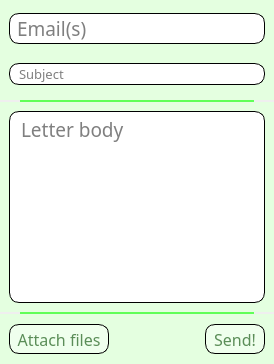
            <widget class="QWidget" name="LTP_New">
             <layout class="QVBoxLayout" name="verticalLayout">
              <property name="spacing">
               <number>0</number>
              </property>
              <property name="leftMargin">
               <number>0</number>
              </property>
              <property name="topMargin">
               <number>0</number>
              </property>
              <property name="rightMargin">
               <number>0</number>
              </property>
              <property name="bottomMargin">
               <number>0</number>
              </property>
              <item>
               <widget class="QWidget" name="MainLetterWidget" native="true">
                <layout class="QVBoxLayout" name="verticalLayout_2">
                 <property name="spacing">
                  <number>0</number>
                 </property>
                 <property name="leftMargin">
                  <number>0</number>
                 </property>
                 <property name="topMargin">
                  <number>0</number>
                 </property>
                 <property name="rightMargin">
                  <number>0</number>
                 </property>
                 <property name="bottomMargin">
                  <number>0</number>
                 </property>
                 <item>
                  <widget class="QWidget" name="LetterInfoWidget" native="true">
                   <property name="sizePolicy">
                    <sizepolicy hsizetype="Expanding" vsizetype="Expanding">
                     <horstretch>0</horstretch>
                     <verstretch>0</verstretch>
                    </sizepolicy>
                   </property>
                   <property name="minimumSize">
                    <size>
                     <width>0</width>
                     <height>100</height>
                    </size>
                   </property>
                   <property name="maximumSize">
                    <size>
                     <width>16777215</width>
                     <height>100</height>
                    </size>
                   </property>
                   <property name="font">
                    <font>
                     <family>Titillium Web</family>
                     <pointsize>14</pointsize>
                    </font>
                   </property>
                   <property name="styleSheet">
                    <string notr="true">background-color: rgb(228, 255, 224);</string>
                   </property>
                   <layout class="QVBoxLayout" name="verticalLayout_3">
                    <property name="leftMargin">
                     <number>9</number>
                    </property>
                    <property name="topMargin">
                     <number>0</number>
                    </property>
                    <property name="rightMargin">
                     <number>9</number>
                    </property>
                    <property name="bottomMargin">
                     <number>0</number>
                    </property>
                    <item>
                     <widget class="QLineEdit" name="EmailLine">
                      <property name="font">
                       <font>
                        <family>Titillium Web</family>
                        <pointsize>14</pointsize>
                       </font>
                      </property>
                      <property name="styleSheet">
                       <string notr="true">QLineEdit
{
    border: 1px solid black;
    border-radius: 10px;
    background: white;
	color: black;
	padding: 0px 5px;
}</string>
                      </property>
                      <property name="placeholderText">
                       <string>Email(s)</string>
                      </property>
                     </widget>
                    </item>
                    <item>
                     <widget class="QLineEdit" name="SubjectLine">
                      <property name="font">
                       <font>
                        <family>Titillium Web</family>
                        <pointsize>10</pointsize>
                       </font>
                      </property>
                      <property name="styleSheet">
                       <string notr="true">QLineEdit
{
    border: 1px solid black;
    border-radius: 10px;
    background: white;
	color: black;
	padding: 0px 7px;
}</string>
                      </property>
                      <property name="placeholderText">
                       <string>Subject</string>
                      </property>
                     </widget>
                    </item>
                   </layout>
                  </widget>
                 </item>
                 <item>
                  <widget class="QWidget" name="Div_2" native="true">
                   <property name="sizePolicy">
                    <sizepolicy hsizetype="Expanding" vsizetype="Fixed">
                     <horstretch>0</horstretch>
                     <verstretch>0</verstretch>
                    </sizepolicy>
                   </property>
                   <property name="minimumSize">
                    <size>
                     <width>0</width>
                     <height>2</height>
                    </size>
                   </property>
                   <property name="maximumSize">
                    <size>
                     <width>16777215</width>
                     <height>2</height>
                    </size>
                   </property>
                   <property name="styleSheet">
                    <string notr="true">background-color: rgb(96, 255, 88);
margin-left: 20px;
margin-right: 20px;</string>
                   </property>
                  </widget>
                 </item>
                 <item>
                  <widget class="QWidget" name="LetterBodyWidget" native="true">
                   <property name="sizePolicy">
                    <sizepolicy hsizetype="Expanding" vsizetype="Expanding">
                     <horstretch>0</horstretch>
                     <verstretch>0</verstretch>
                    </sizepolicy>
                   </property>
                   <property name="styleSheet">
                    <string notr="true">background-color: rgb(228, 255, 224);
</string>
                   </property>
                   <layout class="QGridLayout" name="gridLayout_3">
                    <property name="leftMargin">
                     <number>9</number>
                    </property>
                    <property name="rightMargin">
                     <number>9</number>
                    </property>
                    <item row="1" column="0">
                     <widget class="QTextEdit" name="LetterBodyText">
                      <property name="font">
                       <font>
                        <family>Titillium Web</family>
                        <pointsize>14</pointsize>
                       </font>
                      </property>
                      <property name="styleSheet">
                       <string notr="true">    border: 1px solid black;
    border-radius: 10px;
    background: white;
	color: black;
	padding: 0px 7px;</string>
                      </property>
                      <property name="placeholderText">
                       <string>Letter body</string>
                      </property>
                     </widget>
                    </item>
                   </layout>
                  </widget>
                 </item>
                 <item>
                  <widget class="QWidget" name="Div_3" native="true">
                   <property name="sizePolicy">
                    <sizepolicy hsizetype="Expanding" vsizetype="Fixed">
                     <horstretch>0</horstretch>
                     <verstretch>0</verstretch>
                    </sizepolicy>
                   </property>
                   <property name="minimumSize">
                    <size>
                     <width>0</width>
                     <height>2</height>
                    </size>
                   </property>
                   <property name="maximumSize">
                    <size>
                     <width>16777215</width>
                     <height>2</height>
                    </size>
                   </property>
                   <property name="styleSheet">
                    <string notr="true">background-color: rgb(96, 255, 88);
margin-left: 20px;
margin-right: 20px;</string>
                   </property>
                  </widget>
                 </item>
                 <item>
                  <widget class="QWidget" name="LetterManipulationWidget" native="true">
                   <property name="sizePolicy">
                    <sizepolicy hsizetype="Expanding" vsizetype="Fixed">
                     <horstretch>0</horstretch>
                     <verstretch>0</verstretch>
                    </sizepolicy>
                   </property>
                   <property name="minimumSize">
                    <size>
                     <width>0</width>
                     <height>50</height>
                    </size>
                   </property>
                   <property name="styleSheet">
                    <string notr="true">background-color: rgb(228, 255, 224);</string>
                   </property>
                   <layout class="QHBoxLayout" name="horizontalLayout_3">
                    <property name="leftMargin">
                     <number>9</number>
                    </property>
                    <property name="rightMargin">
                     <number>9</number>
                    </property>
                    <item>
                     <widget class="QPushButton" name="AttachFileButton">
                      <property name="sizePolicy">
                       <sizepolicy hsizetype="Fixed" vsizetype="Fixed">
                        <horstretch>0</horstretch>
                        <verstretch>0</verstretch>
                       </sizepolicy>
                      </property>
                      <property name="minimumSize">
                       <size>
                        <width>100</width>
                        <height>30</height>
                       </size>
                      </property>
                      <property name="font">
                       <font>
                        <family>Titillium Web</family>
                        <pointsize>12</pointsize>
                       </font>
                      </property>
                      <property name="styleSheet">
                       <string notr="true">QPushButton
{
	background-color: rgb(239, 255, 237);
	color: rgb(91, 141, 88);
	border: 1px solid black;
	border-radius: 10px
}

QPushButton:hover
{
	background-color: rgb(191, 255, 188);
	color: rgb(91, 141, 88);
	border: 1px solid black;
	border-radius: 10px
}

QPushButton:pressed
{
	background-color: rgb(128, 255, 114);
	color: rgb(91, 141, 88);
	border: 1px solid black;
	border-radius: 10px
}</string>
                      </property>
                      <property name="text">
                       <string>Attach files</string>
                      </property>
                     </widget>
                    </item>
                    <item>
                     <widget class="QLabel" name="FileNameLabel">
                      <property name="sizePolicy">
                       <sizepolicy hsizetype="Expanding" vsizetype="Expanding">
                        <horstretch>0</horstretch>
                        <verstretch>0</verstretch>
                       </sizepolicy>
                      </property>
                      <property name="font">
                       <font>
                        <family>Titillium Web</family>
                        <pointsize>9</pointsize>
                       </font>
                      </property>
                      <property name="styleSheet">
                       <string notr="true">color: rgb(0, 0, 0);</string>
                      </property>
                      <property name="text">
                       <string/>
                      </property>
                      <property name="wordWrap">
                       <bool>true</bool>
                      </property>
                     </widget>
                    </item>
                    <item alignment="Qt::AlignmentFlag::AlignRight">
                     <widget class="QPushButton" name="SendButton">
                      <property name="sizePolicy">
                       <sizepolicy hsizetype="Fixed" vsizetype="Fixed">
                        <horstretch>0</horstretch>
                        <verstretch>0</verstretch>
                       </sizepolicy>
                      </property>
                      <property name="minimumSize">
                       <size>
                        <width>60</width>
                        <height>30</height>
                       </size>
                      </property>
                      <property name="font">
                       <font>
                        <family>Titillium Web</family>
                        <pointsize>12</pointsize>
                       </font>
                      </property>
                      <property name="styleSheet">
                       <string notr="true">QPushButton
{
	background-color: rgb(239, 255, 237);
	color: rgb(91, 141, 88);
	border: 1px solid black;
	border-radius: 10px
}

QPushButton:hover
{
	background-color: rgb(191, 255, 188);
	color: rgb(91, 141, 88);
	border: 1px solid black;
	border-radius: 10px
}

QPushButton:pressed
{
	background-color: rgb(128, 255, 114);
	color: rgb(91, 141, 88);
	border: 1px solid black;
	border-radius: 10px
}</string>
                      </property>
                      <property name="text">
                       <string>Send!</string>
                      </property>
                     </widget>
                    </item>
                   </layout>
                  </widget>
                 </item>
                </layout>
               </widget>
              </item>
             </layout>
            </widget>
